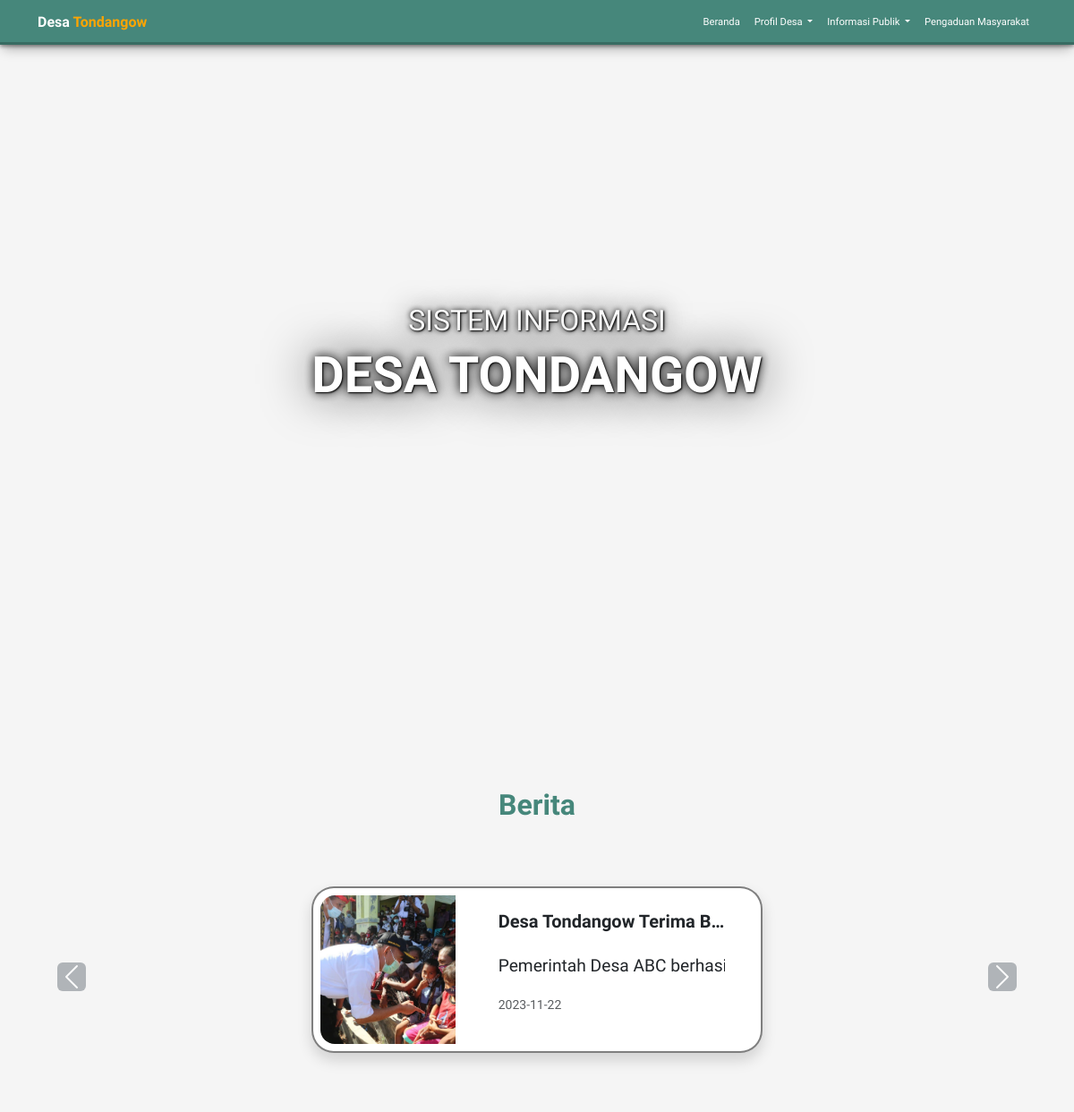
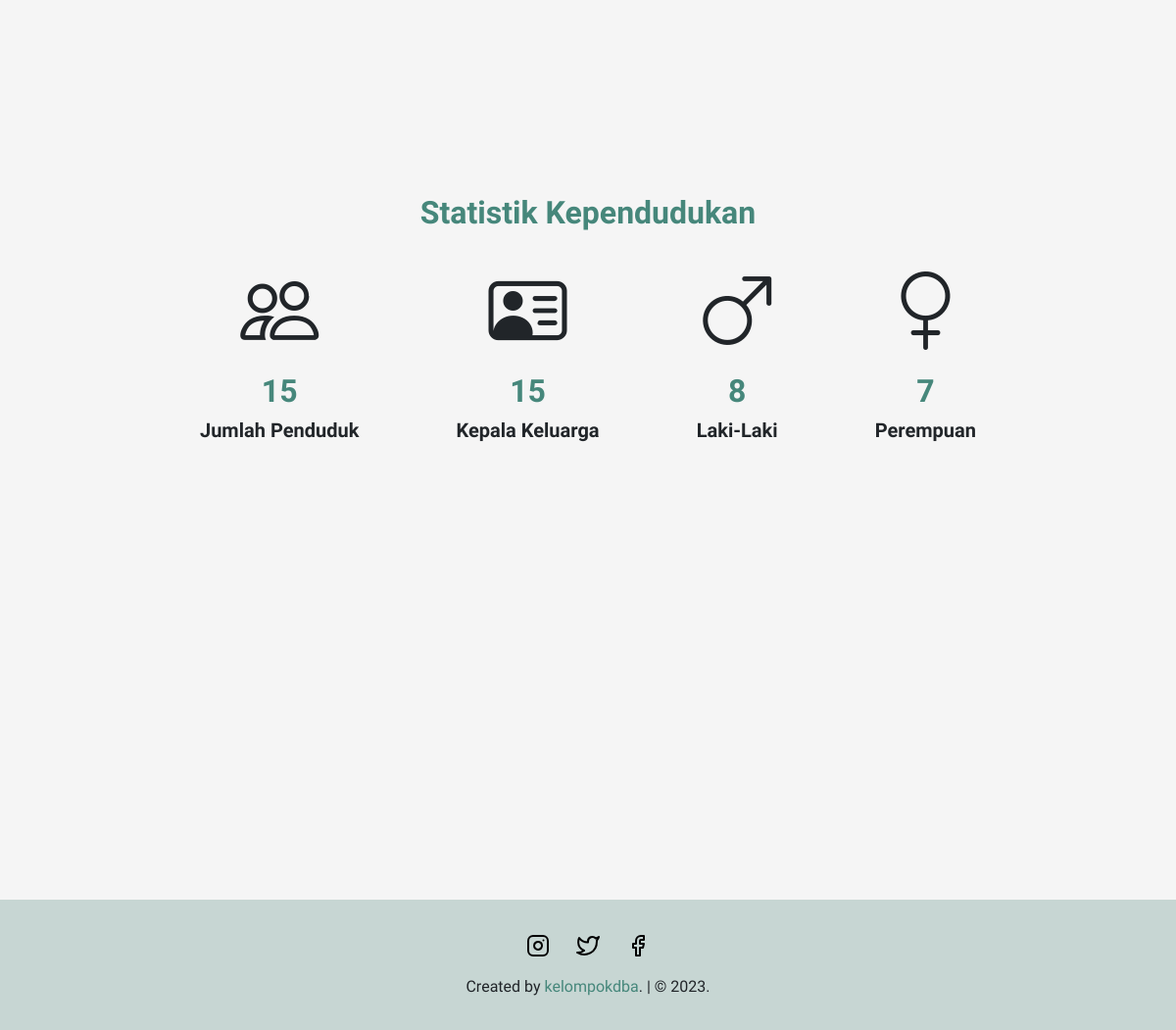
The page / on the database its author committed (2 pictures, top to bottom).
### tables this page shows
CREATE TABLE `berita` (
  `id` int(11) NOT NULL,
  `judul_berita` varchar(255) NOT NULL,
  `tanggal_berita` date NOT NULL,
  `detail_berita` text NOT NULL,
  `gambar` varchar(255) NOT NULL
);

### function.php (called while the page is built, shortened)
<?php
require_once 'templates/dbconnect.php';
function query($query)
{
    global $dbconnect;
    $result = mysqli_query($dbconnect, $query);
    $rows = [];
    while ($row = mysqli_fetch_assoc($result)) {
        $rows[] = $row;
    }
    return $rows;
}

### index.php (the view, shortened to what this page needs)
<?php
include 'templates/header.php';
include 'function.php';
$jumlahPenduduk = count(query('SELECT * FROM penduduk'));
$jumlahKepalaKeluarga = count(query('SELECT * FROM keluarga'));
$jumlahPria = count(query('SELECT * FROM penduduk WHERE jenis_kelamin = "Pria"'));
$jumlahWanita = count(query('SELECT * FROM penduduk WHERE jenis_kelamin = "Wanita"'));
$query = query('SELECT * FROM berita');
?>
<section id="home"
  class="home w-100 h-100 p-3 mx-auto text-center d-flex justify-content-center align-items-center text-white">
  <main>
    <h3 class="animate__animated animate__slideInLeft">SISTEM INFORMASI</h3>
    <h1 class="animate__animated animate__slideInRight">DESA TONDANGOW</h1>
  </main>
</section>
<section id="highlight" class="highlight">
  <div class="row justify-content-center">
    <div class="col-md-8 col-10 text-center mb-3" data-aos="fade-left">
      <h2>Berita</h2>
    </div>
    <div id="carouselExampleAutoplaying" class="carousel slide " data-bs-ride="carousel">
      <div class="carousel-inner">
        <?php
        $isFirst = true;
        foreach ($query as $berita) {
          $activeClass = $isFirst ? "active" : "";
          $isFirst = false;
          ?>
          <a href="berita.php">
            <div class="carousel-item <?= $activeClass ?>">
              <div class="col-md-6 mx-auto p-5 slider-card">
                <div class="card mb-3 border-2 border-black border-opacity-50 shadow">
                  <div class="row g-0">
                    <div class="col-md-4 p-2">
                      <img src="img/berita/<?= $berita['gambar'] ?>"
                        class="img-fluid object-fit-cover rounded-start-4 w-100 h-100" alt="...">
                    </div>
                    <div class="col-md-8">
                      <div class="card-body">
                        <h5 class="card-title fw-bold text-truncate">
                          <?= $berita['judul_berita'] ?>
                        </h5>
                        <?php
                        $detailBeritaParagraf = explode("\n", $berita['detail_berita']);
                        echo '<div class="text-truncate"><p class="card-text fs-5">' . $detailBeritaParagraf[0] . '</p></div>';
                        ?>
                        <p class="card-text fs-6"><small class="text-body-secondary">
                            <?= $berita['tanggal_berita'] ?>
                          </small></p>
                      </div>
                    </div>
                  </div>
                </div>
              </div>
            </div>
          </a>
        <?php } ?>
      </div>
      <button class="carousel-control-prev" type="button" data-bs-target="#carouselExampleAutoplaying"
        data-bs-slide="prev">
        <span class="carousel-control-prev-icon bg-secondary rounded" aria-hidden="true"></span>
      </button>
      <button class="carousel-control-next" type="button" data-bs-target="#carouselExampleAutoplaying"
        data-bs-slide="next">
        <span class="carousel-control-next-icon bg-secondary rounded" aria-hidden="true"></span>
      </button>
    </div>
  </div>
</section>
<section id="statistik" class="statistik">
  <div class="row justify-content-center">
    <div class="col-md-8 text-center" data-aos="fade-down-left">
      <h2>Statistik Kependudukan</h2>
      <div class="col-md-6 mt-4 d-flex justify-content-between align-items-center w-100">
        <span><i class="bi bi-people"></i><br />
          <h2>
            <?php echo $jumlahPenduduk; ?>
          </h2>
          <h5>Jumlah Penduduk</h5>
        </span>
        <span><i class="bi bi-person-vcard"></i><br />
          <h2>
            <?php echo $jumlahKepalaKeluarga ?>
          </h2>
          <h5>Kepala Keluarga</h5>
        </span>
        <span><i class="bi bi-gender-male"></i><br />
          <h2>
            <?php echo $jumlahPria ?>
          </h2>
          <h5>Laki-Laki</h5>
        </span>
        <span><i class="bi bi-gender-female"></i><br />
          <h2>
            <?php echo $jumlahWanita ?>
          </h2>
          <h5>Perempuan</h5>
        </span>
      </div>
    </div>
  </div>
</section>
<?php include 'templates/footer.php'; ?>

### css/style.css (style rules this page uses)
:root { --green: #46877b; --green-transparant: rgb(70 135 123 / 0.8); --bg: #f5f5f5; --shadow: 1px 1px 2px black, 0 0 1em black, 0 0 0.2em black; --animate-duration: 1.5s; --animate-delay: 1.5s; }
body { font-size: 1.2rem; font-family: "Work Sans", sans-serif; background-color: var(--bg); overflow-x: hidden; }
.home::before { content: ""; position: absolute; top: 0; left: 0; width: 100%; height: 100%; background-image: url("../img/desa.jpg"); background-size: cover; background-position: center; z-index: -1; }
.home { position: relative; min-height: 100vh; }
.home h1, .home h3 { text-shadow: var(--shadow); }
.home h1 { font-size: 3.5rem; font-weight: 600; }
.home h3 { font-size: 2rem; }
.statistik { min-height: 100vh; margin-bottom: -3rem; padding: 5rem 0; }
.statistik h2 { color: var(--green); font-weight: 600; }
.statistik span { font-size: 5rem; font-weight: 600; }
.statistik span h2, .statistik span h5 { font-weight: 600; }
.highlight { min-height: 70vh; padding: 5rem 0; }
.highlight h2 { color: var(--green); font-weight: 600; }
.card-body { padding: 40px; margin-top: -15px; }
.card { border-radius: 25px; background-color: #fff; }

### rows shown on the page
berita: gambar (picture), judul_berita "Desa Tondangow Terima B…", detail_berita "Pemerintah Desa ABC berh…", tanggal_berita "2023-11-22"

### other values the page prints
$jumlahPenduduk "15"
$jumlahKepalaKeluarga "15"
$jumlahPria "8"
$jumlahWanita "7"
